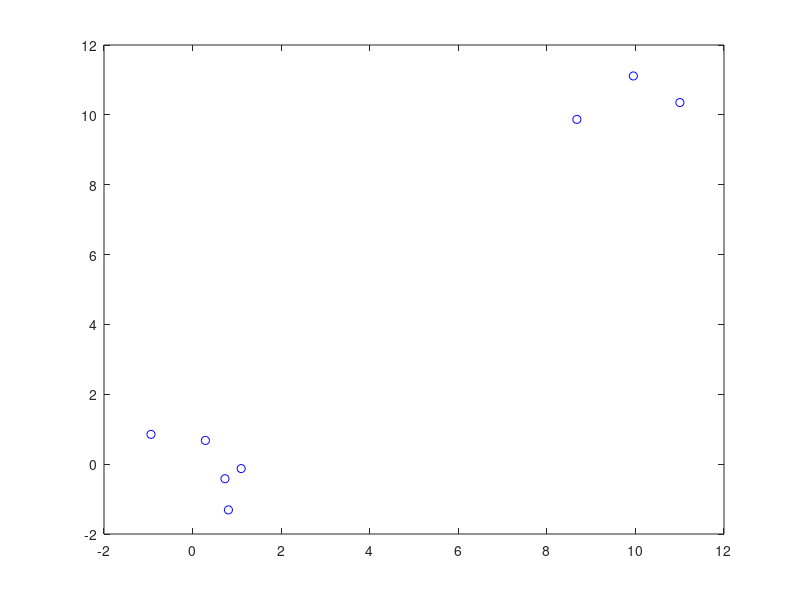

Reproduce this figure in MATLAB. (Note: this script raises an error after producing the figure.)
data = [randn(2, 5), randn(2, 3) + ones(2, 3) * 10]
plot(data(1, :), data(2, :), 'bo')

class1 = []
class2 = []

euclide_dis = []

for i = 1:8
    disi = []
    for j = i+1:8
        disij = sqrt(sum((data(i,:)-data(j,:)).^2))
        disi = [disi disij]
    end
    euclide_dis = [euclide_dis disi]
end